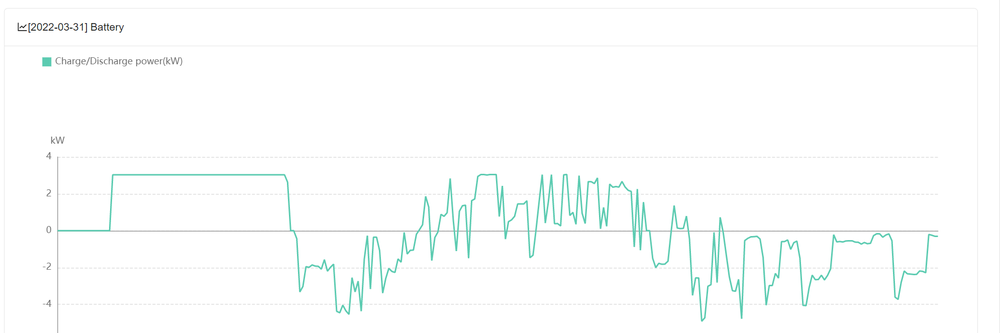
#> input picture data/images/Screenshot 2022-10-26 123946.png, 1000 x 333 px, shrunk from 1990 x 663 before the run; its folder holds only this picture in this run
$ jupyter execute image_processing_experiments.ipynb
#> lines starting #> are read from the running program, lines starting #| are printed output that depends on the picture; after the words box and inside, x2 and y2 are one past the last pixel; in counts of white or black regions, pixels touching at a corner belong together
### src/image_tools.py
from PIL import Image
import cv2
import numpy as np
import pandas as pd
import matplotlib.pyplot as plt

def find_all_non_white_pixels(img, col_names):
    """
    This function takes an image and a list of column names as input and returns a dataframe containing the non-white pixel values of the image.

    Parameters:
    img (PIL.Image): The image to process
    col_names (list): The column names for the dataframe

    Returns:
    pd.DataFrame: A dataframe containing the non-white pixel values of the image
    """

    # convert image to numpy array
    img_arr = np.asarray(img)

    # find non-white pixels and store their values in a list
    non_white_values = np.argwhere(img_arr != 255)
    list_pixel_values_subsection = []
    for i in range(len(non_white_values)):
        vals_ = img_arr[non_white_values[i][0], non_white_values[i][1]]
        list_pixel_values_subsection.append(vals_)

    # create a dataframe from the list of pixel values and column names
    df = pd.DataFrame(list_pixel_values_subsection, columns=col_names)

    return df


def identify_rgb_of_data(df_coloured_pixels, col_names, show_plots=False):
    """
    This function takes a dataframe containing pixel values, a list of column names, and a boolean flag as input.
    It returns a dictionary containing the mode of each column in the dataframe. If the show_plots flag is set to True,
    it also returns a scatter plot of the data.

    Parameters:
    df_coloured_pixels (pd.DataFrame): The dataframe containing the pixel values
    col_names (list): The column names of the dataframe
    show_plots (bool, optional): A flag to indicate whether to show the scatter plots. Default is False.

    Returns:
    dict: A dictionary containing the mode of each column in the dataframe
    matplotlib.figure.Figure: A scatter plot of the data, returned only if show_plots is set to True
    """
    if show_plots:
        fig, axs = plt.subplots(3)

    target_col_dict = {}

    for i,col in enumerate(col_names):
        y = df_coloured_pixels[col]
        target_col_dict[col] = y.mode().values[0]

        if show_plots:
            axs[i].scatter(np.arange(len(y)), y, label=col, c=np.array(df_coloured_pixels[col_names])/255)
            axs[i].set_title(f"{col} with mode: {y.mode().values[0]}")
            axs[i].set_ylim(0,255)

    if show_plots:
        fig.tight_layout()
        return target_col_dict, fig
    else:
        return target_col_dict


def find_all_data_point_pixel_locations(img, target_col_dict):
    """
    This function takes an image and a target color dictionary as input, and returns an array of pixel coordinates that match the target color.

    Parameters:
    img (PIL.Image): The image to process
    target_col_dict (dict): A dictionary containing the target color values

    Returns:
    np.ndarray: An array of pixel coordinates that match the target color
    """

    # convert image to numpy array
    img_arr = np.asarray(img)
    target_arr = np.array([val for val in target_col_dict.values()])
    data_pixels_coords = []

    # iterate through each pixel in the image
    for i,row in enumerate(img_arr):
        for j,pixel in enumerate(row):
            if all(pixel == target_arr): # check if pixel values match target color
                if i >= 200: # additional condition to filter pixels
                    data_pixels_coords.append([j,i])

    # convert list of coordinates to numpy array
    arr_data_pix_coords = np.array(data_pixels_coords)

    return arr_data_pix_coords

def convolve_image_horizontal_filter(img, width=25):
    """
    This function takes an image and a width as input and returns the result of applying a horizontal convolution filter to the image.
    The filter is a 2D array of [-1, 2, -1] repeated width times.

    Parameters:
    img (PIL.Image): The image to process
    width (int, optional): The width of the convolution filter. Default is 25.

    Returns:
    np.ndarray: The result of applying the convolution filter to the image
    """

    convolution_kernel = np.array([[-1]*width,
                                   [2]*width,
                                   [-1]*width])
    img_arr = np.asarray(img)
    result_x = cv2.filter2D(img_arr, -1, convolution_kernel)

    return result_x


# [19 lines left out: function find_data_coordinates, not called in this run]

### src/signals_processing_tools.py
import numpy as np
import scipy

from src import image_tools
from src import data_tools

def remove_double_peaks(peaks_x, r_arr):
    """
    This function takes the x-coordinates of peaks and the values of a signal as input, and returns a list of peaks
    where only one peak is kept in case of a double peak.

    Parameters:
    peaks_x (np.ndarray): The x-coordinates of the peaks
    r_arr (np.ndarray): The values of the signal

    Returns:
    list: The x-coordinates of the peaks with double peaks removed
    """
    peaks_y = r_arr[peaks_x]
    chosen_peaks = []
    for i,peak in enumerate(peaks_x):
        if i != len(peaks_x)-1:
            if abs(peaks_x[i+1] - peak) / peaks_x[-1] < 0.05:
                if peaks_y[i] <= peaks_y[i+1]:
                    chosen_peaks.append(peak)
                else:
                    chosen_peaks.append(peaks_x[i+1])
            elif abs(peaks_x[i-1] - peak) / peaks_x[-1] < 0.05:
                pass

            else:
                chosen_peaks.append(peak) # this is for the case where single peak detected amongst double peaks

    return chosen_peaks

def remove_baseline_wander(arr):
    """
    This function takes an array as input and returns the array with the baseline wander removed.
    It uses a high-pass filter with a cutoff frequency of 1 and a sample rate of 5.

    Parameters:
    arr (np.ndarray): The array to process

    Returns:
    np.ndarray: The array with the baseline wander removed
    """

    # define the HPF parameters
    sos = scipy.signal.butter(1, 1, 'hp', fs=5, output='sos')

    def hpf(a):
        return scipy.signal.sosfilt(sos, a)

    filtered_arr = np.apply_along_axis(hpf, 0, arr)

    return filtered_arr


def find_peaks(arr):
    """
    This function takes an array as input, removes the baseline wander, detects the peaks and removes double peaks.
    It returns the x-coordinates and y-coordinates of the peaks.

    Parameters:
    arr (np.ndarray): The array to process

    Returns:
    tuple: A tuple containing the x-coordinates and y-coordinates of the peaks
    """

    # filter array to remove baseline wander
    filtered_sum_arr_along_x = remove_baseline_wander(arr)

    # detect peaks
    r_arr = arr[:,0] # only run calculations on r component of pixel values
    peaks_x = scipy.signal.find_peaks(r_arr, height=0.7*max(r_arr))[0]
    peaks_x = [peak for peak in peaks_x if peak >= 200] # remove the peaks not wanted on the left

    peaks_x = remove_double_peaks(peaks_x, r_arr)
    peaks_y = r_arr[peaks_x]

    return peaks_x, peaks_y


# [28 lines left out: function compute_y_calibrations, not called in this run]

### src/data_tools.py
import numpy as np
import pandas as pd
import os
import datetime


def calculate_pixel_location(y_val_kw, kw_per_pixel, baseline_y):
    """
    Calculates the pixel location of a y-value in kW on a graph.

    Args:
    y_val_kw (float): The y-value in kW.
    kw_per_pixel (float): The ratio of kW per pixel on the graph.
    baseline_y (int): The baseline y-coordinate of the graph.

    Returns:
    int: The pixel location of the y-value on the graph.
    """
    y_shift = y_val_kw/ kw_per_pixel
    return int(baseline_y - y_shift)


def generate_dict_y_coords_for_kW(y_grid_line_coords, y_values_on_graph=[4,2,0,-2,-4]):
    """
    Generates a dictionary of y-coordinates for y-values in kW on a graph.

    Args:
    y_grid_line_coords (list): A list of y-coordinates for the grid lines on the graph.
    y_values_on_graph (list): A list of y-values in kW that should be included in the dictionary.

    Returns:
    tuple: A tuple containing the y-coordinate dictionary, the baseline y-coordinate, and the ratio of kW per pixel.
    """
    batter_charge_range = max(y_values_on_graph) - min(y_values_on_graph)
    pixel_location_range = max(y_grid_line_coords) - min(y_grid_line_coords)
    kw_per_pixel = -1 * batter_charge_range / pixel_location_range
    baseline_y = int(np.mean(np.array([max(y_grid_line_coords), min(y_grid_line_coords)])))
    y_coord_dict = {y_val: calculate_pixel_location(y_val, kw_per_pixel, baseline_y) for y_val in y_values_on_graph}
    return y_coord_dict, baseline_y, kw_per_pixel


# [100 lines left out: functions generate_csv_all_data, convert_x_data_to_datetime, extract_data_for_day, prepare_ci_and_battery_data, not called in this run]

### image_processing_experiments.ipynb
[cell 1]
import numpy as np
import pandas as pd
import matplotlib.pyplot as plt
import os
import cv2
import scipy

# third party packages
from PIL import Image

# from my code
from src import image_tools
from src import signals_processing_tools
from src import data_tools

### find all images

[cell 2]
cwd = os.getcwd()
img_names = [img_name for img_name in os.listdir(os.path.join("data", "images")) if "png" in img_name]
img_paths = {img_name: os.path.join(cwd, "data", "images", img_name) for img_name in img_names}
img_paths.keys()

### import image

[cell 3]
# exract the image
img = Image.open(img_paths[img_names[0]]).convert("RGB")

# save then show the image
img.save("images/battery_data_before_scraping.png")
img

## find the grid axes lines

### convolve image with horizontal filter kernel

[cell 4]
img_convolved_horizontal_filter = image_tools.convolve_image_horizontal_filter(img)
#> in convolve_image_horizontal_filter, `result_x = cv2.filter2D(img_arr, -1, convolution_kernel)`:
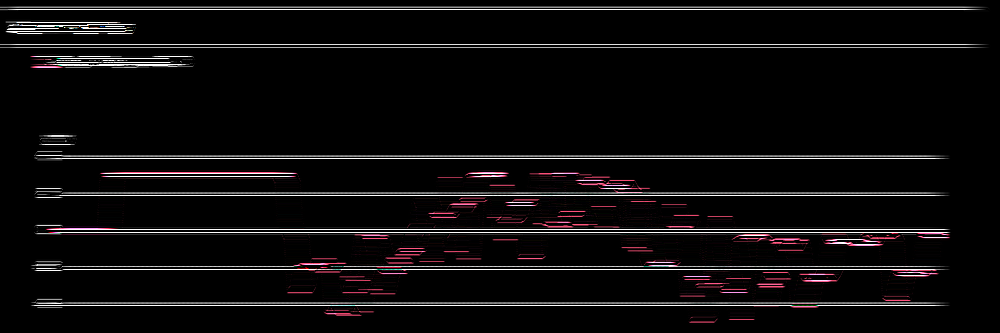
#> result_x: shape (333, 1000, 3); mean R, G, B 14, 12.2, 12.7
img_height = img_convolved_horizontal_filter.shape[0]
#> img_height = 333
img_width = img_convolved_horizontal_filter.shape[1]
#> img_width = 1000
hor_conv_img = Image.fromarray(img_convolved_horizontal_filter)

# save then show the image
hor_conv_img.save("images/battery_data_convolved_hor_filter.png")
hor_conv_img

[cell 5]
# calculate sum of response in horizontal direction
sum_arr_along_x = np.sum(img_convolved_horizontal_filter, axis=1)
#> sum_arr_along_x = 333 rows, first 8: [0, 0, 0], [0, 0, 0], [0, 0, 0], [0, 0, 0], [0, 0, 0], [0, 0, 0], [72567, 72567, 72567], [146257, 146257, 146257]
plt.plot(sum_arr_along_x)
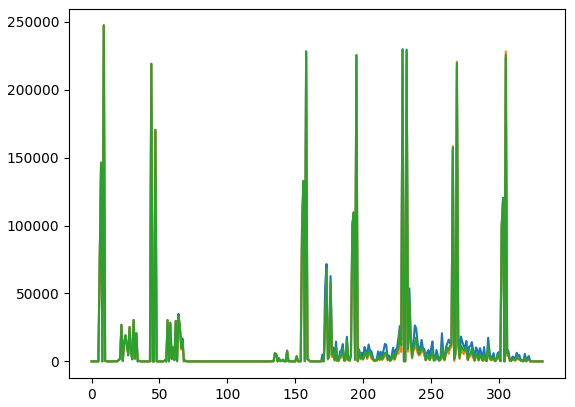
#> figure drawn by matplotlib, 1 panel; curve peaks at x = 9, y = 247293; curve peaks at x = 9, y = 247293; curve peaks at x = 9, y = 247293

[cell 6]
filtered_sum_arr_along_x = signals_processing_tools.remove_baseline_wander(sum_arr_along_x)
#> in remove_baseline_wander, `filtered_arr = np.apply_along_axis(hpf, 0, arr)`: filtered_arr = 333 rows, first 8: [0, 0, 0], [0, 0, 0], [0, 0, 0], [0, 0, 0], [0, 0, 0], [0, 0, 0], [42030.2, 42030.2, 42030.2], [49337.6, 49337.6, 49337.6]
#> filtered_sum_arr_along_x has the same summary as filtered_arr in remove_baseline_wander
plt.plot(filtered_sum_arr_along_x)

peaks_x, peaks_y = signals_processing_tools.find_peaks(filtered_sum_arr_along_x)
#> in remove_baseline_wander (call 2), `filtered_arr = np.apply_along_axis(hpf, 0, arr)`: filtered_arr = 333 rows, first 8: [0, 0, 0], [0, 0, 0], [0, 0, 0], [0, 0, 0], [0, 0, 0], [0, 0, 0], [24343.6, 24343.6, 24343.6], [8088, 8088, 8088]
#> in find_peaks, `filtered_sum_arr_along_x = remove_baseline_wander(arr)`: filtered_sum_arr_along_x has the same summary as filtered_arr in remove_baseline_wander
#> in find_peaks, `r_arr = arr[:,0]`: r_arr = 333 values, max 131044.1 at index 9, min -122247.8 at index 10, mean 1.28e-07
#> in find_peaks, `peaks_x = scipy.signal.find_peaks(r_arr, height=0.7*max(r_arr))[0]`: peaks_x = [9, 44, 47, 158, 195, 229, 232, 269, 305]
#> in find_peaks, `peaks_x = [peak for peak in peaks_x if peak >= 200]`: peaks_x = [229, 232, 269, 305]
#> in remove_double_peaks, `peaks_y = r_arr[peaks_x]`: peaks_y = [122913.7, 129957.7, 119081.2, 118844]
#> the loop in remove_double_peaks, `for i,peak in enumerate(peaks_x):` made 4 passes
#> peak on passes 1 to 4: 229, 232, 269, 305
#> after the loop in remove_double_peaks, `for i,peak in enumerate(peaks_x):`: chosen_peaks = [229, 269]
#> in find_peaks, `peaks_y = r_arr[peaks_x]`: peaks_y = [122913.7, 119081.2]
#> peaks_x = [229, 269]; peaks_y = [122913.7, 119081.2]
plt.scatter(peaks_x, peaks_y, marker='x', c='black')
plt.savefig('images/battery_data_peaks_y_coords_analysis.png')
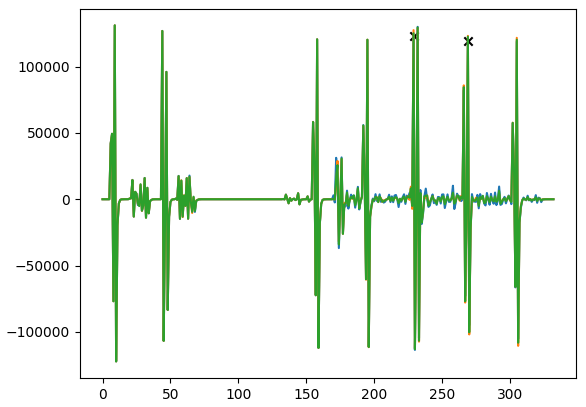
#> figure drawn by matplotlib, 1 panel; curve peaks at x = 9, y = 131044.1; curve peaks at x = 9, y = 131044.1; curve peaks at x = 9, y = 131044.1
plt.show()

Picture this plot rotated 90 degrees clockwise, and then along the y axis of the image above. The peaks correspond to high sum of response along the x axis when the image was convolved with a horizontal filter. Therefore, peaks here correspond to rows along the original image with a lot of 'horizontalness' (highest values are just straight horizontal lines).

Clearly, the 5 peaks identified between 300- 600 correspond to the Y values on the plot of 4, 2, 0, -2, -4.

For an unkown reason, the slightly lower peak corresponds more closely to the exact point in the plots where the y axes grid lines are. This is perhaps because the borders of the exes grid lines are detected stronger than the middle of the lines, due to filter choices. This can be explained with a diagram on request (picture the kernel passing over a line a couple pixels thick)

[cell 7]
y_coord_dict, _, _ = data_tools.generate_dict_y_coords_for_kW(peaks_x)
#> in generate_dict_y_coords_for_kW, `pixel_location_range = max(y_grid_line_coords) - min(y_grid_line_coords)`: pixel_location_range = 40
#> in generate_dict_y_coords_for_kW, `kw_per_pixel = -1 * batter_charge_range / pixel_location_range`: kw_per_pixel = -0.2
#> in generate_dict_y_coords_for_kW, `baseline_y = int(np.mean(np.array([max(y_grid_line_coords), min(y_grid..`: baseline_y = 249
#> in calculate_pixel_location, `y_shift = y_val_kw/ kw_per_pixel`: y_shift = -20
#> in generate_dict_y_coords_for_kW, `y_coord_dict = {y_val: calculate_pixel_location(y_val, kw_per_pixel, b..`: y_coord_dict = {4: 269, 2: 259, 0: 249, -2: 239, -4: 229}
#> y_coord_dict = {4: 269, 2: 259, 0: 249, -2: 239, -4: 229}
y_coord_dict
#> Out = {4: 269, 2: 259, 0: 249, -2: 239, -4: 229}

### Check the values found for y grid axis

[cell 8]
img_arr = np.asarray(img)

# generate white page with black lines image for pasting on top of original image, for reference
black_line_pix_values = np.zeros((1,img_width,3), dtype="uint8")
white_image = np.ones(np.shape(img_arr),dtype="uint8")*255
for y_val in y_coord_dict:
    white_image[y_coord_dict[y_val]] =  black_line_pix_values
#> this loop made 5 passes
#> y_val on passes 1, 3, 4, 5: 4, 0, -2, -4
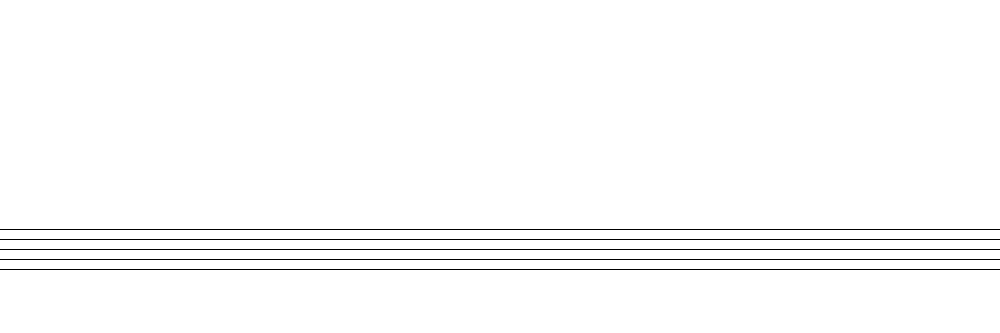
#> white_image: shape (333, 1000, 3); 98.5% white; black in thin lines or dots, all inside (x1, y1, x2, y2) = (0, 229, 1000, 270)

lines = Image.fromarray(white_image)
img_with_lines = img.copy()
lines.putalpha(127) # make partially transparent
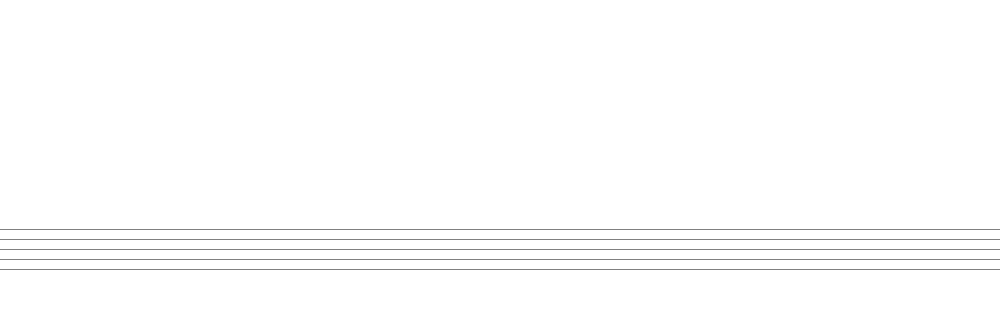
#> lines: PIL image 1000x333 RGBA; mean R, G, B, A 251.2, 251.2, 251.2, 127; transparent parts drawn white

# paste the two images together
img_with_lines.paste(lines, (0,0), lines)
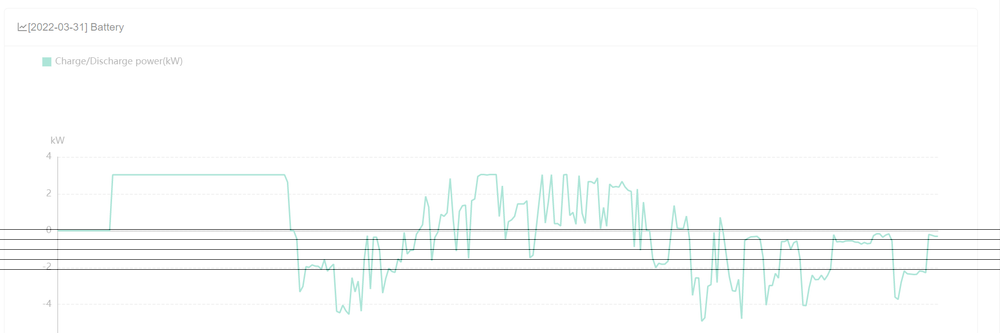
#> img_with_lines: PIL image 1000x333 RGB; mean R, G, B 251.1, 252.1, 251.9
img_with_lines.save("images/battery_data_check_on_y_coords_found.png")
img_with_lines

From the above image of the original plots, and original grid, with the prediced grid locations overlayed, we can see the predictions are accurate and these pixel values can be used for calculations in the y axis.

### Find the RGB values corresponding to data points in the plot

[cell 9]
col_names = ['r', 'g', 'b']
df_coloured_pixels = image_tools.find_all_non_white_pixels(img, col_names)
#> the loop in find_all_non_white_pixels, `for i in range(len(non_white_values)):` made 92137 passes
#> vals_ on passes 1 to 3: [240, 240, 240], [240, 240, 240], [240, 240, 240]
#> after the loop in find_all_non_white_pixels, `for i in range(len(non_white_values)):`: list_pixel_values_subsection = 92137 items
#> in find_all_non_white_pixels, `df = pd.DataFrame(list_pixel_values_subsection, columns=col_names)`: df = table of 92137 rows and 3 columns
#> df_coloured_pixels = table of 92137 rows and 3 columns

The following code uses a function found in the image_tools.py file. It takes all the RGB values of all the pixels in the images, ignoring white pixels, and finds the most common RGB value. This was found to correspond to the colour of the data.

[cell 10]
# target_col_dict = image_tools.identify_rgb_of_data(df_coloured_pixels, col_names, show_plots=False)
target_col_dict, plots = image_tools.identify_rgb_of_data(df_coloured_pixels, col_names, show_plots=True)
#> target_col_dict = {'r': 253, 'g': 254, 'b': 254}
plots.savefig("images/battery_data_finding_rgb_of_data.png")
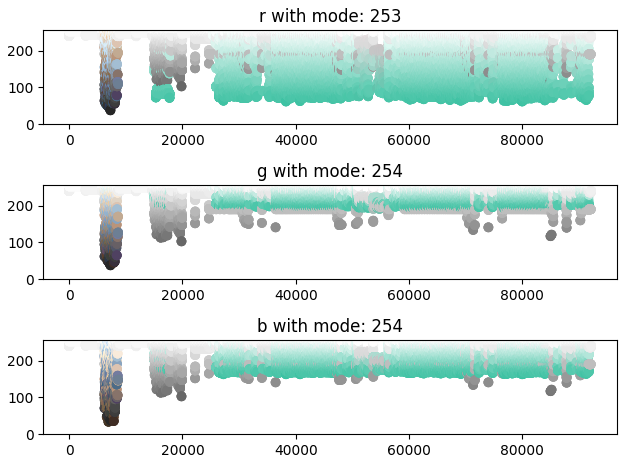
#> figure drawn by matplotlib, 3 panels
plots.show()

Now that we know the pixel colour values corresponding to the data in the plot, a function to find all these datapoints from the image is needed using the target_col_dict.

[cell 11]
arr_data_pix_coords = image_tools.find_all_data_point_pixel_locations(img, target_col_dict)
#> in find_all_data_point_pixel_locations, `target_arr = np.array([val for val in target_col_dict.values()])`: target_arr = [253, 254, 254]
#> after the loop in find_all_data_point_pixel_locations, `for i,row in enumerate(img_arr):`: data_pixels_coords = 1352 pairs, first value 107 to 933, second value 200 to 323
#> in find_all_data_point_pixel_locations, `arr_data_pix_coords = np.array(data_pixels_coords)`: arr_data_pix_coords has the same summary as data_pixels_coords
#> arr_data_pix_coords has the same summary as data_pixels_coords in find_all_data_point_pixel_locations

plt.scatter(arr_data_pix_coords[:,0], -1*arr_data_pix_coords[:,1])
plt.savefig("images/battery_data_extracted_from_images.png")
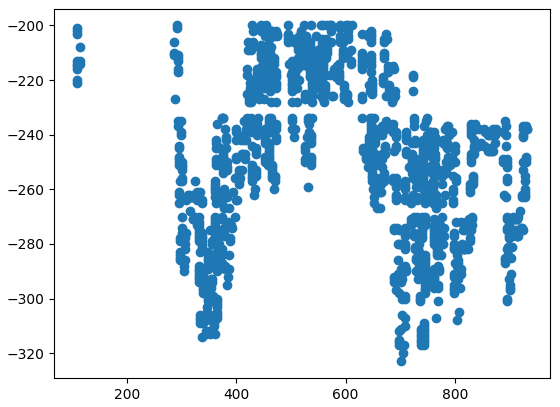
#> figure drawn by matplotlib, 1 panel

Clearly this method has found the correct data points.
